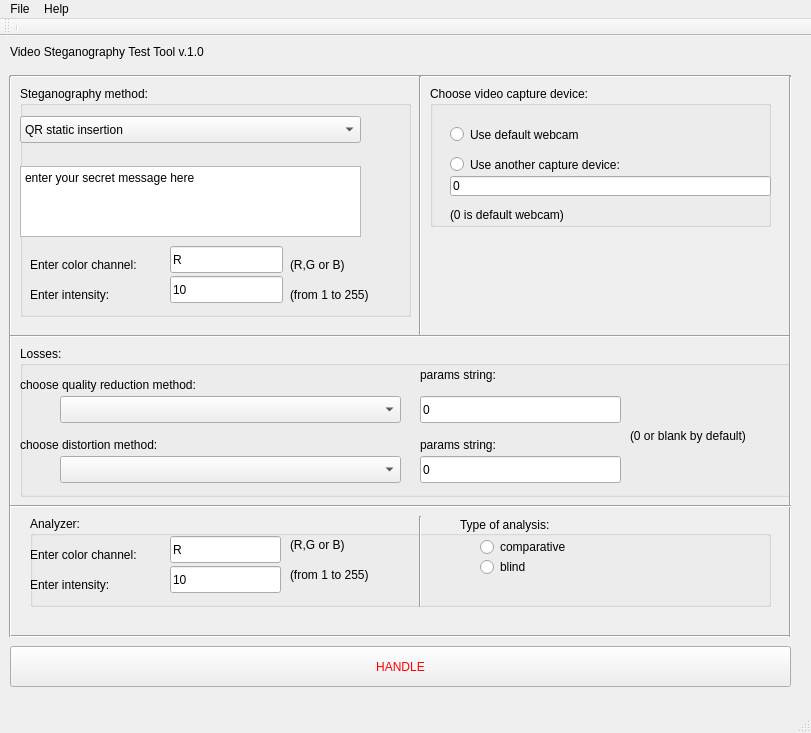
<?xml version="1.0" encoding="UTF-8"?>
<ui version="4.0">
 <class>MainWindow</class>
 <widget class="QMainWindow" name="MainWindow">
  <property name="geometry">
   <rect>
    <x>0</x>
    <y>0</y>
    <width>811</width>
    <height>733</height>
   </rect>
  </property>
  <property name="windowTitle">
   <string>MainWindow</string>
  </property>
  <widget class="QWidget" name="centralWidget">
   <widget class="QLabel" name="label">
    <property name="geometry">
     <rect>
      <x>10</x>
      <y>0</y>
      <width>491</width>
      <height>31</height>
     </rect>
    </property>
    <property name="styleSheet">
     <string notr="true">font: 75 italic 14pt &quot;Sans Serif&quot;;</string>
    </property>
    <property name="text">
     <string>Video Steganography Test Tool v.1.0</string>
    </property>
   </widget>
   <widget class="QGroupBox" name="groupBox_5">
    <property name="geometry">
     <rect>
      <x>20</x>
      <y>50</y>
      <width>391</width>
      <height>231</height>
     </rect>
    </property>
    <property name="title">
     <string>Steganography method:</string>
    </property>
    <widget class="QPlainTextEdit" name="secretMessage">
     <property name="geometry">
      <rect>
       <x>0</x>
       <y>80</y>
       <width>341</width>
       <height>71</height>
      </rect>
     </property>
     <property name="plainText">
      <string>enter your secret message here</string>
     </property>
    </widget>
    <widget class="QLineEdit" name="colorChannel">
     <property name="geometry">
      <rect>
       <x>150</x>
       <y>160</y>
       <width>113</width>
       <height>27</height>
      </rect>
     </property>
     <property name="text">
      <string>R</string>
     </property>
    </widget>
    <widget class="QLabel" name="label_4">
     <property name="geometry">
      <rect>
       <x>10</x>
       <y>170</y>
       <width>141</width>
       <height>17</height>
      </rect>
     </property>
     <property name="text">
      <string>Enter color channel:</string>
     </property>
    </widget>
    <widget class="QLabel" name="label_5">
     <property name="geometry">
      <rect>
       <x>270</x>
       <y>170</y>
       <width>101</width>
       <height>17</height>
      </rect>
     </property>
     <property name="text">
      <string>(R,G or B)</string>
     </property>
    </widget>
    <widget class="QLabel" name="label_6">
     <property name="geometry">
      <rect>
       <x>10</x>
       <y>200</y>
       <width>151</width>
       <height>17</height>
      </rect>
     </property>
     <property name="text">
      <string>Enter intensity:</string>
     </property>
    </widget>
    <widget class="QLineEdit" name="intensity">
     <property name="geometry">
      <rect>
       <x>150</x>
       <y>190</y>
       <width>113</width>
       <height>27</height>
      </rect>
     </property>
     <property name="text">
      <string>10</string>
     </property>
    </widget>
    <widget class="QLabel" name="label_7">
     <property name="geometry">
      <rect>
       <x>270</x>
       <y>200</y>
       <width>111</width>
       <height>17</height>
      </rect>
     </property>
     <property name="text">
      <string>(from 1 to 255)</string>
     </property>
    </widget>
    <widget class="QComboBox" name="comboBox">
     <property name="geometry">
      <rect>
       <x>0</x>
       <y>30</y>
       <width>341</width>
       <height>27</height>
      </rect>
     </property>
     <item>
      <property name="text">
       <string>QR static insertion</string>
      </property>
     </item>
    </widget>
   </widget>
   <widget class="QGroupBox" name="groupBox">
    <property name="geometry">
     <rect>
      <x>430</x>
      <y>50</y>
      <width>341</width>
      <height>141</height>
     </rect>
    </property>
    <property name="title">
     <string>Choose video capture device:</string>
    </property>
    <widget class="QRadioButton" name="useDefaultWebCam">
     <property name="geometry">
      <rect>
       <x>20</x>
       <y>40</y>
       <width>261</width>
       <height>17</height>
      </rect>
     </property>
     <property name="text">
      <string>Use default webcam</string>
     </property>
    </widget>
    <widget class="QRadioButton" name="useAnotherCaptureDevice">
     <property name="geometry">
      <rect>
       <x>20</x>
       <y>70</y>
       <width>261</width>
       <height>17</height>
      </rect>
     </property>
     <property name="text">
      <string>Use another capture device:</string>
     </property>
    </widget>
    <widget class="QLineEdit" name="lineEdit">
     <property name="geometry">
      <rect>
       <x>20</x>
       <y>90</y>
       <width>321</width>
       <height>20</height>
      </rect>
     </property>
     <property name="text">
      <string>0</string>
     </property>
    </widget>
    <widget class="QLabel" name="label_2">
     <property name="geometry">
      <rect>
       <x>20</x>
       <y>120</y>
       <width>261</width>
       <height>17</height>
      </rect>
     </property>
     <property name="text">
      <string>(0 is default webcam)</string>
     </property>
    </widget>
   </widget>
   <widget class="QGroupBox" name="groupBox_7">
    <property name="geometry">
     <rect>
      <x>20</x>
      <y>310</y>
      <width>771</width>
      <height>151</height>
     </rect>
    </property>
    <property name="title">
     <string>Losses:</string>
    </property>
    <widget class="QLineEdit" name="qualityreductionparams">
     <property name="geometry">
      <rect>
       <x>400</x>
       <y>50</y>
       <width>201</width>
       <height>27</height>
      </rect>
     </property>
     <property name="text">
      <string>0</string>
     </property>
    </widget>
    <widget class="QLabel" name="label_13">
     <property name="geometry">
      <rect>
       <x>0</x>
       <y>30</y>
       <width>231</width>
       <height>17</height>
      </rect>
     </property>
     <property name="text">
      <string>choose quality reduction method:</string>
     </property>
    </widget>
    <widget class="QComboBox" name="qualityreductionmethod">
     <property name="geometry">
      <rect>
       <x>40</x>
       <y>50</y>
       <width>341</width>
       <height>27</height>
      </rect>
     </property>
    </widget>
    <widget class="QComboBox" name="distortionmethod">
     <property name="geometry">
      <rect>
       <x>40</x>
       <y>110</y>
       <width>341</width>
       <height>27</height>
      </rect>
     </property>
    </widget>
    <widget class="QLabel" name="label_16">
     <property name="geometry">
      <rect>
       <x>0</x>
       <y>90</y>
       <width>221</width>
       <height>17</height>
      </rect>
     </property>
     <property name="text">
      <string>choose distortion method:</string>
     </property>
    </widget>
    <widget class="QLabel" name="label_17">
     <property name="geometry">
      <rect>
       <x>400</x>
       <y>20</y>
       <width>231</width>
       <height>17</height>
      </rect>
     </property>
     <property name="text">
      <string>params string:</string>
     </property>
    </widget>
    <widget class="QLabel" name="label_18">
     <property name="geometry">
      <rect>
       <x>400</x>
       <y>90</y>
       <width>231</width>
       <height>17</height>
      </rect>
     </property>
     <property name="text">
      <string>params string:</string>
     </property>
    </widget>
    <widget class="QLineEdit" name="basicdistortionparams">
     <property name="geometry">
      <rect>
       <x>400</x>
       <y>110</y>
       <width>201</width>
       <height>27</height>
      </rect>
     </property>
     <property name="text">
      <string>0</string>
     </property>
    </widget>
    <widget class="QLabel" name="label_19">
     <property name="geometry">
      <rect>
       <x>610</x>
       <y>80</y>
       <width>151</width>
       <height>20</height>
      </rect>
     </property>
     <property name="text">
      <string>(0 or blank by default)</string>
     </property>
    </widget>
   </widget>
   <widget class="QGroupBox" name="groupBox_8">
    <property name="geometry">
     <rect>
      <x>30</x>
      <y>480</y>
      <width>741</width>
      <height>91</height>
     </rect>
    </property>
    <property name="title">
     <string>Analyzer:</string>
    </property>
    <widget class="QLineEdit" name="colorchannelanalyzer">
     <property name="geometry">
      <rect>
       <x>140</x>
       <y>20</y>
       <width>111</width>
       <height>27</height>
      </rect>
     </property>
     <property name="text">
      <string>R</string>
     </property>
    </widget>
    <widget class="QLabel" name="label_15">
     <property name="geometry">
      <rect>
       <x>0</x>
       <y>30</y>
       <width>141</width>
       <height>17</height>
      </rect>
     </property>
     <property name="text">
      <string>Enter color channel:</string>
     </property>
    </widget>
    <widget class="QLabel" name="label_24">
     <property name="geometry">
      <rect>
       <x>0</x>
       <y>60</y>
       <width>131</width>
       <height>17</height>
      </rect>
     </property>
     <property name="text">
      <string>Enter intensity:</string>
     </property>
    </widget>
    <widget class="QLineEdit" name="intensityanalyzer">
     <property name="geometry">
      <rect>
       <x>140</x>
       <y>50</y>
       <width>111</width>
       <height>27</height>
      </rect>
     </property>
     <property name="text">
      <string>10</string>
     </property>
    </widget>
    <widget class="QLabel" name="label_12">
     <property name="geometry">
      <rect>
       <x>260</x>
       <y>20</y>
       <width>101</width>
       <height>17</height>
      </rect>
     </property>
     <property name="text">
      <string>(R,G or B)</string>
     </property>
    </widget>
    <widget class="QLabel" name="label_25">
     <property name="geometry">
      <rect>
       <x>260</x>
       <y>50</y>
       <width>111</width>
       <height>17</height>
      </rect>
     </property>
     <property name="text">
      <string>(from 1 to 255)</string>
     </property>
    </widget>
    <widget class="QRadioButton" name="radioButton_2">
     <property name="geometry">
      <rect>
       <x>450</x>
       <y>40</y>
       <width>116</width>
       <height>22</height>
      </rect>
     </property>
     <property name="text">
      <string>blind</string>
     </property>
    </widget>
    <widget class="QRadioButton" name="comparative_radio">
     <property name="geometry">
      <rect>
       <x>450</x>
       <y>20</y>
       <width>116</width>
       <height>22</height>
      </rect>
     </property>
     <property name="text">
      <string>comparative</string>
     </property>
    </widget>
    <widget class="QLabel" name="label_26">
     <property name="geometry">
      <rect>
       <x>430</x>
       <y>0</y>
       <width>141</width>
       <height>17</height>
      </rect>
     </property>
     <property name="text">
      <string>Type of analysis:</string>
     </property>
    </widget>
    <widget class="Line" name="line_3">
     <property name="geometry">
      <rect>
       <x>380</x>
       <y>0</y>
       <width>20</width>
       <height>91</height>
      </rect>
     </property>
     <property name="orientation">
      <enum>Qt::Vertical</enum>
     </property>
    </widget>
   </widget>
   <widget class="QPushButton" name="pushButton">
    <property name="geometry">
     <rect>
      <x>10</x>
      <y>610</y>
      <width>781</width>
      <height>41</height>
     </rect>
    </property>
    <property name="styleSheet">
     <string notr="true">font: 11pt &quot;Symbol&quot;;color: rgb(255, 0, 0)</string>
    </property>
    <property name="text">
     <string>HANDLE</string>
    </property>
   </widget>
   <widget class="Line" name="line_6">
    <property name="geometry">
     <rect>
      <x>10</x>
      <y>30</y>
      <width>781</width>
      <height>20</height>
     </rect>
    </property>
    <property name="orientation">
     <enum>Qt::Horizontal</enum>
    </property>
   </widget>
   <widget class="Line" name="line_5">
    <property name="geometry">
     <rect>
      <x>10</x>
      <y>590</y>
      <width>781</width>
      <height>20</height>
     </rect>
    </property>
    <property name="orientation">
     <enum>Qt::Horizontal</enum>
    </property>
   </widget>
   <widget class="Line" name="line_2">
    <property name="geometry">
     <rect>
      <x>410</x>
      <y>40</y>
      <width>20</width>
      <height>261</height>
     </rect>
    </property>
    <property name="orientation">
     <enum>Qt::Vertical</enum>
    </property>
   </widget>
   <widget class="Line" name="line_4">
    <property name="geometry">
     <rect>
      <x>0</x>
      <y>40</y>
      <width>20</width>
      <height>561</height>
     </rect>
    </property>
    <property name="orientation">
     <enum>Qt::Vertical</enum>
    </property>
   </widget>
   <widget class="Line" name="line_7">
    <property name="geometry">
     <rect>
      <x>10</x>
      <y>290</y>
      <width>781</width>
      <height>20</height>
     </rect>
    </property>
    <property name="orientation">
     <enum>Qt::Horizontal</enum>
    </property>
   </widget>
   <widget class="Line" name="line_8">
    <property name="geometry">
     <rect>
      <x>780</x>
      <y>40</y>
      <width>20</width>
      <height>561</height>
     </rect>
    </property>
    <property name="orientation">
     <enum>Qt::Vertical</enum>
    </property>
   </widget>
   <widget class="Line" name="line_9">
    <property name="geometry">
     <rect>
      <x>10</x>
      <y>460</y>
      <width>781</width>
      <height>20</height>
     </rect>
    </property>
    <property name="orientation">
     <enum>Qt::Horizontal</enum>
    </property>
   </widget>
  </widget>
  <widget class="QMenuBar" name="menuBar">
   <property name="geometry">
    <rect>
     <x>0</x>
     <y>0</y>
     <width>811</width>
     <height>25</height>
    </rect>
   </property>
   <widget class="QMenu" name="menuVSTT">
    <property name="title">
     <string>File</string>
    </property>
    <addaction name="actionExit"/>
   </widget>
   <widget class="QMenu" name="menuHelp">
    <property name="title">
     <string>Help</string>
    </property>
    <addaction name="actionAbout_2"/>
   </widget>
   <addaction name="menuVSTT"/>
   <addaction name="menuHelp"/>
  </widget>
  <widget class="QToolBar" name="mainToolBar">
   <attribute name="toolBarArea">
    <enum>TopToolBarArea</enum>
   </attribute>
   <attribute name="toolBarBreak">
    <bool>false</bool>
   </attribute>
   <addaction name="separator"/>
  </widget>
  <widget class="QStatusBar" name="statusBar"/>
  <action name="actionExit">
   <property name="text">
    <string>Exit</string>
   </property>
  </action>
  <action name="actionAbout">
   <property name="text">
    <string>About</string>
   </property>
  </action>
  <action name="actionAbout_2">
   <property name="text">
    <string>About</string>
   </property>
  </action>
 </widget>
 <layoutdefault spacing="6" margin="11"/>
 <resources/>
 <connections/>
</ui>
